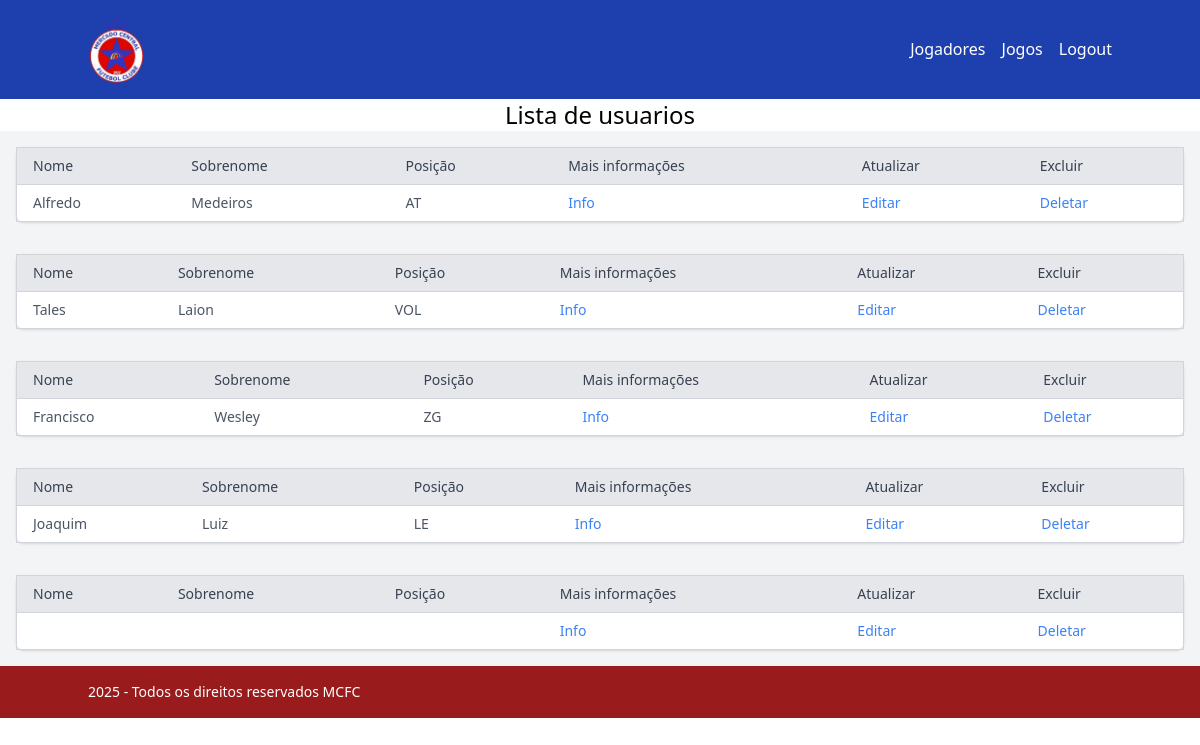
/users/ (signed in), run on the app's committed database.
### usuarios/models.py (models this page shows, shortened)
class NewUser(AbstractUser):
  id = models.UUIDField(primary_key=True, default=uuid.uuid4, editable=False)
  email = models.EmailField(max_length=255, unique=True,blank=True,null=True)
  posicoes = (
    ('GK', 'goleiro'),
    ('ZG', 'zagueiro'),
    ('LD', 'lateral direito'),
    ('LE', 'lateral esquerdo'),
    ('VOL', 'volante'),
    ('MEI', 'meio-campista'),
    ('AT', 'atacante')
  )
  posicao = models.CharField(max_length=3, choices=posicoes,blank=False,null=False)
  descricao = models.TextField(blank=True,null=True)
  foto_perfil = models.ImageField(upload_to='fotos/',blank=True, null=True, default=None)

### usuarios/views.py (the view)
# urls.py: path('', login_required(user_passes_test(is_admin)(UserListView.as_view())), name='users'),
class UserListView(ListView):
  model = NewUser
  template_name = 'usuarios/users.html'
  context_object_name = 'users'

### usuarios/urls.py (called while the page is built)
def is_admin(user):
  return user.groups.filter(name='administrativo').exists()

### usuarios/templates/usuarios/users.html
{% extends "base.html" %}
{% block content %}
  <h1 class="flex justify-center text-2xl">Lista de usuarios</h1>
  {% for user in users %}
  <div class="overflow-x-auto p-4 bg-gray-100" >
    <table class="min-w-full border border-gray-300 bg-white rounded-lg shadow">
      <thead class="bg-gray-200">
        <tr>
          <th class="px-4 py-2 text-left text-sm font-medium text-gray-700 border-b border-gray-300">
            Nome
          </th>
          <th class="px-4 py-2 text-left text-sm font-medium text-gray-700 border-b border-gray-300">
            Sobrenome
          </th>
          <th class="px-4 py-2 text-left text-sm font-medium text-gray-700 border-b border-gray-300">
            Posição
          </th>
          <th class="px-4 py-2 text-left text-sm font-medium text-gray-700 border-b border-gray-300">
            Mais informações
          </th>
          <th class="px-4 py-2 text-left text-sm font-medium text-gray-700 border-b border-gray-300">
            Atualizar
          </th>
          <th class="px-4 py-2 text-left text-sm font-medium text-gray-700 border-b border-gray-300">
            Excluir
          </th>
        </tr>
      </thead>
      <tbody>
        <tr class="hover:bg-gray-100">
          <td class="px-4 py-2 text-sm text-gray-600 border-b border-gray-300">
            {{ user.first_name }}
          </td>
          <td class="px-4 py-2 text-sm text-gray-600 border-b border-gray-300">
            {{ user.last_name }}
          </td>
          <td class="px-4 py-2 text-sm text-gray-600 border-b border-gray-300">
            {{ user.posicao }}
          </td>
          <td class="px-4 py-2 text-sm text-gray-600 border-b border-gray-300">
            <a
              class="text-blue-500 hover:underline"
              href="{% url 'user_detail' user.id %}">
              Info
            </a>
            <td class="px-4 py-2 text-sm text-gray-600 border-b border-gray-300">
              <a
                class="text-blue-500 hover:underline"
                href="{% url 'user_update' user.id %}">
                Editar
              </a>
          </td>
          <td class="px-4 py-2 text-sm text-gray-600 border-b border-gray-300">
            <a
              class="text-blue-500 hover:underline"
              href="{% url 'user_delete' user.id %}">
              Deletar
            </a>
        </td>
        </tr>
      </tbody>
    </table>
  </div>
  {% endfor %}
{% endblock %}

### data on the page
NewUser: first_name "Alfredo", last_name "Medeiros", posicao "AT"
NewUser: first_name "Tales", last_name "Laion", posicao "VOL"
NewUser: first_name "Francisco", last_name "Wesley", posicao "ZG"
NewUser: first_name "Joaquim", last_name "Luiz", posicao "LE"
